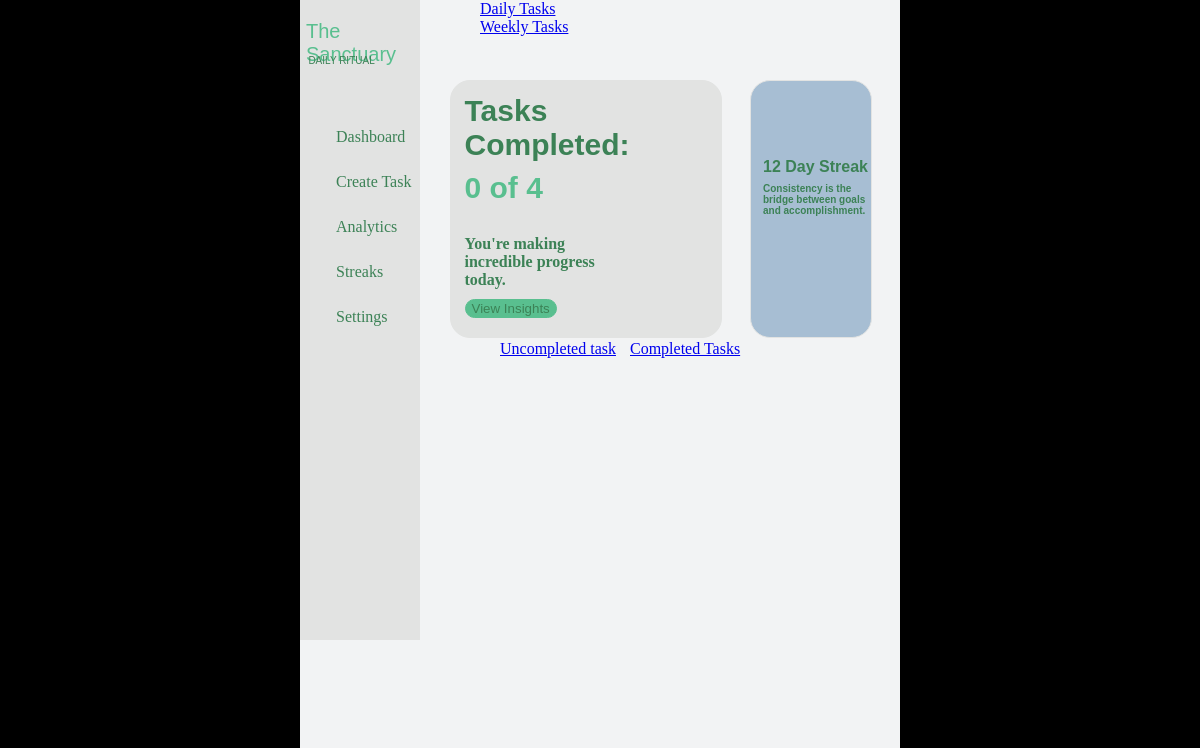
Before: / with the older database file.
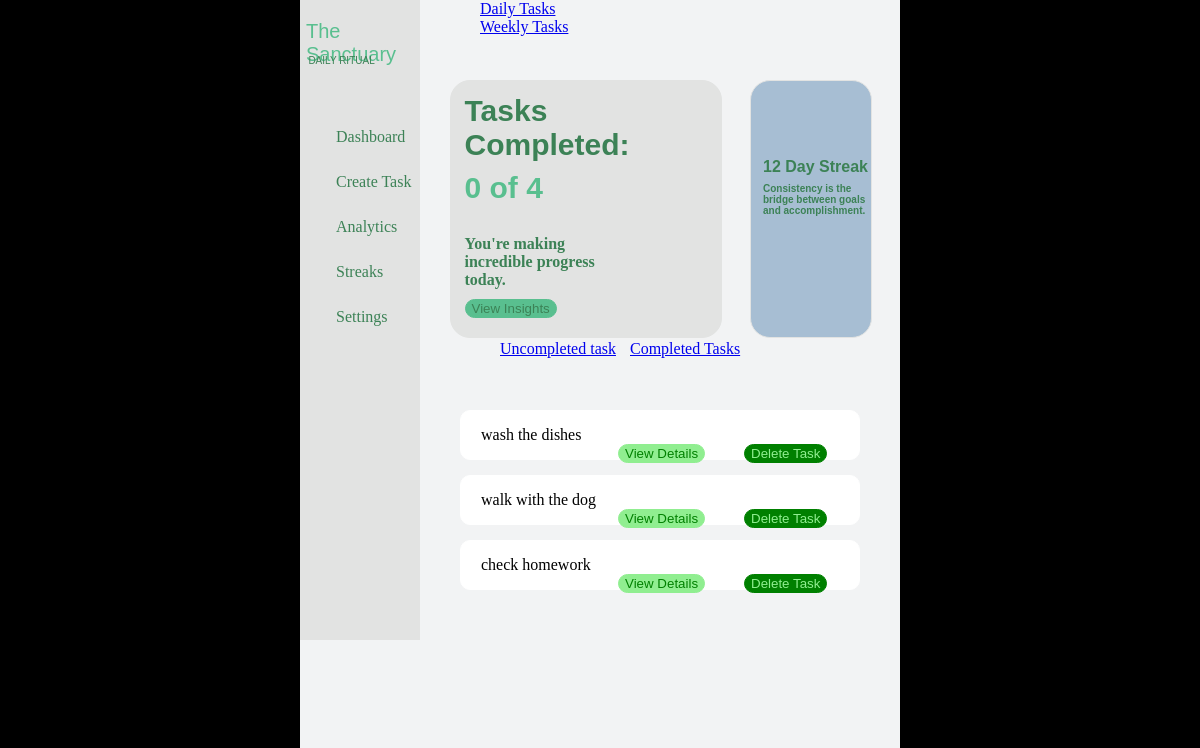
After: the same page with the newer database file.
### habit_tracker/models.py (models this page shows, shortened)
class Tasks(models.Model):
    task = models.CharField(max_length=40)
    note = models.CharField(max_length=255, default='')
    is_done = models.BooleanField(default=False)
    list_display = ['task', 'note']

### habit_tracker/views.py (the view)
# urls.py: path('', get_task, name='Dashboard'),
def get_task(request):
    all_tasks = Tasks.objects.filter(is_done=True)
    context = {'all_tasks': all_tasks}
    return render(request, 'habit_tracker.html', context=context)

### habit_tracker/templates/habit_tracker.html (shortened to what this page needs)
{% extends 'base.html' %}
{% block daily_or_weekly_habit_switcher %}
    <div class="daily_or_weekly_task_switcher">
        <a class="daily_or_weekly_switch" href="{% url 'Dashboard' %}">
            Daily Tasks
        </a>
        <a class="daily_or_weekly_switch" href="{% url 'Weekly Tasks' %}">
            Weekly Tasks
        </a>
    </div>
{% endblock %}
{% block daily_momentum %}
    <div class="daily_momentum_square">
        <b class="daily_momentum_title">Tasks Completed:</b>
        <b class="amount_of_completed_tasks">0 of 4</b>
        <b class="momentum_description">You're making incredible progress today.</b>
        <button class="view_insights_button">View Insights</button>
    </div>
{% endblock %}
{% block streak_box %}
    <div class="streak_box">
        <b class="streak_title">12 Day Streak</b>
        <b class="streak_description">Consistency is the bridge between goals and accomplishment.</b>
    </div>
{% endblock %}
{% block tasks %}
    <div class="task_completion_switcher">
        <a class="uncompleted_tasks" href="{% url 'Dashboard' %}">Uncompleted task</a>
        <a class="completed_tasks" href="{% url 'Completed Tasks' %}">Completed Tasks</a>
    </div>
    <div class="tasks">
        {% for task in all_tasks %}
        <div class="task">
            <p class="task_title">{{task.task}}</p>
            <form method="GET" action="{% url 'View Task Details' task.id %}">
                <button type="submit" class="task_details">View Details</button>
            </form>
            <form method="POST" action="{% url 'Delete Task' task.id %}">
                <button type="submit" class="task_delete">Delete Task</button>
            </form>
        </div>
        {% endfor %}
    </div>
{% endblock %}

### habit_tracker/templates/base.html (shortened to what this page needs)
{% load static %}
<!doctype html>
<html>
<head>
    <link rel="stylesheet" href="{% static 'css/style.css' %}">
</head>
<body>
    <div class="main_page">
        <div class="menu">
            <p class="pages_title">The Sanctuary</p>
            <p class="pages_second_title">DAILY RITUAL</p>
            <div class="menu_paths">
                <a class="menu_path" href="{% url 'Dashboard'%}">Dashboard</a>
                <a class="menu_path" href="{% url 'Create Task'%}">Create Task</a>
                <a class="menu_path" href="{% url 'Analytics'%}">Analytics</a>
                <a class="menu_path" href="{% url 'Streaks'%}">Streaks</a>
                <a class="menu_path" href="{% url 'Settings'%}">Settings</a>
            </div>
        </div>
        {% block daily_or_weekly_habit_switcher %}
        {% endblock %}
        {% block daily_momentum %}
        {% endblock %}
        {% block streak_box %}
        {% endblock %}
        {% block tasks %}
        {% endblock %}
    </div>
</body>
</html>

### habit_tracker/static/css/style.css (style rules this page uses)
body { background-color: black; }
.main_page { background-color: #F2F3F4; width: 50%; height: 100%; position: absolute; left: 25%; bottom: 0%; }
.pages_title { color: #59bf8f; font-family: sans-serif; font-size: 20px; position: absolute; left: 5%; }
.pages_second_title { color: #3c8256; font-family: sans-serif; font-size: 10px; position: absolute; left: 7%; top: 7%; }
.menu { background-color: #E2E3E2; width: 20%; height: 80%; position: absolute; }
.menu_paths { position: absolute; display: grid; gap: 30%; width: 100%; left: 30%; top: 20%; }
.menu_path { color: #3c8256; text-decoration: none; }
.daily_momentum_square { border: 1px solid #E2E3E2; border-radius: 20px; background-color: #E2E3E2; width: 45%; height: 32%; position: absolute; left: 25%; top: 10%; }
.daily_momentum_title { color: #3c8256; font-size: 30px; position: absolute; top: 5%; left: 5%; width: 20%; font-family: sans-serif; }
.amount_of_completed_tasks { color: #59bf8f; font-size: 30px; font-family: sans-serif; position: absolute; top: 35%; left: 5%; }
.momentum_description { color: #3c8256; position: absolute; top: 60%; left: 5%; width: 50%; }
.view_insights_button { border: 1px solid #59BF8F; border-radius: 20px; color: #3c8256; background-color: #59BF8F; position: absolute; left: 5%; top: 85%; }
.streak_box { border: 1px solid #E2E3E2; border-radius: 20px; background-color: #A7BED3; position: absolute; width: 20%; height: 32%; left: 75%; top: 10%; }
.streak_title { color: #3c8256; font-family: sans-serif; position: absolute; top: 30%; left: 10%; }
.streak_description { color: #3c8256; font-size: 10px; font-family: sans-serif; position: absolute; top: 40%; left: 10%; }
.tasks { background-color: #F2F3F4; position: absolute; width: 70%; height: 40%; left: 25%; top: 50%; display: flex; flex-direction: column; gap: 15px; overflow-y: auto; overflow-x: hidden; scrollbar-width: thin; scrollbar-color: #5ABF8A #E4E5E6; padding: 10px; box-sizing: border-box }
.task { background-color: white; border: 1px solid white; border-radius: 10px; width: auto; height: auto; padding: 15px 20px; box-sizing: border-box; flex-shrink: 0; }
.task_title { margin: 0; }
.daily_or_weekly_task_switcher { position: absolute; left: 30%; right: 30%; width: 20%; height: 20%; }
.task_details { position: absolute; left: 40%; border: 1px solid lightgreen; border-radius: 10px; color: green; background: lightgreen; transition-duration: 0.6s; }
.task_delete { display: grid; position: absolute; left: 70%; background: green; color: lightgreen; border: 1px solid green; border-radius: 10px; transition-duration: 0.6s; }
.uncompleted_tasks { position: absolute; left: 200px; top: 340px; }
.completed_tasks { position: absolute; left: 330px; top: 340px; }

Changed rows visible on the page:
now on this page (row edited): Tasks: task "wash the dishes"
now on this page (row edited): Tasks: task "walk with the dog"
added Tasks: task "check homework"
